Frame 1 (no input): blank canvas, image omitted
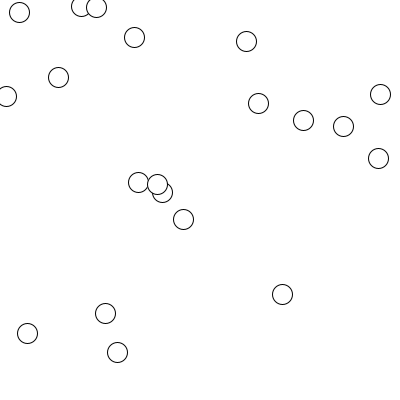
Frame 60 (the mouse pressed at the canvas centre just before this capture)
Frame 120 (the mouse held since frame 60 and released just before this capture): identical to frame 60, image omitted

The Processing sketch that drew this single still picture (run headless with seeded random() and noise(); from frame 60 on, the mouse is pressed at the canvas centre):

// Processing sketch: processing_134275
// ── processing_134275.pde

int d=0;
Leaf leaf;
Leaf leaves[]; 

void setup() {
  size(400, 400);
  frameRate(30);
  leaves = new Leaf[20];
  for (int i = 0; i< leaves.length;i++) {
    leaves[i] = new Leaf(int(random(width)), int(random(height)), 20);
  }
}

void draw() {
  background(255);
  for (int i = 0; i< leaves.length;i++) {
    leaves[i].update();
    leaves[i].display();
  }
}
class Leaf {
  int d;
  int xPos;
  int yPos;
  int maxSize; 
  int startSleep;
  int sleepFor = 30;
  boolean isShrinking;
  Leaf(int tempX, int tempY, int tempSize) {
    d=0;
    xPos=tempX;
    yPos=tempY;
    maxSize = tempSize;
  }

  void update() {

    if (frameCount > startSleep + sleepFor) {
      if (d < maxSize) {
        d++;
      }
    }
    
    if (isShrinking) {
      if (d>1) {
      d = d/2-1;
      }
      else {
        isShrinking=false;
        reset();
      }
    }
    if (overCircle(xPos, yPos, d)) {
      isShrinking = true;
    }
  }

  void display() {
//    xPos = xPos+int(random(-2,2));
//    yPos = yPos+int(random(-2,2));
    ellipse(xPos,yPos, d, d);
  }

  void reset() {
    d=1;
    startSleep = frameCount;
  }

  boolean overCircle(int x, int y, int diameter) {
    float disX = x - mouseX;
    float disY = y - mouseY;
    if (sqrt(sq(disX) + sq(disY)) < diameter/2 ) {
      return true;
    } 
    else {
      return false;
    }
  }
}
